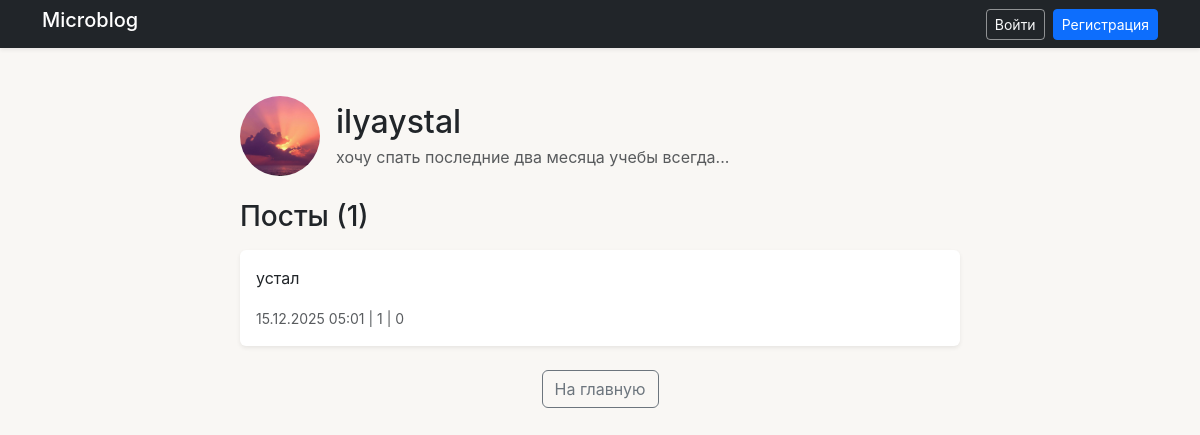
The app's page /profile/2/ with its own data.
### blog/models.py (models this page shows, shortened)
class Profile(models.Model):
    user = models.OneToOneField(User, on_delete=CASCADE, related_name='profile')
    avatar = models.ImageField(upload_to='avatars/', blank=True, null=True)
    bio = models.TextField(max_length=500, blank=True)

class Post(models.Model):
    author = models.ForeignKey(User, on_delete=CASCADE, related_name='posts')
    title = models.CharField(max_length=200, blank=True)
    content = models.TextField()
    created_at = models.DateTimeField(auto_now_add=True)
    updated_at = models.DateTimeField(auto_now=True)
    @property
    def likes_count(self):
        return self.likes.count()
    @property
    def comments_count(self):
        return self.comments.count()

### blog/views.py (the view)
# urls.py: path('profile/<int:user_id>/', views.profile_view, name='profile_view'),
def profile_view(request, user_id):
    user = get_object_or_404(User, id=user_id)
    posts = Post.objects.filter(author=user).order_by('-created_at')
    paginator = Paginator(posts, 10)
    page_number = request.GET.get('page')
    page_obj = paginator.get_page(page_number)
    return render(request, 'blog/profile_view.html', {
        'profile_user': user,
        'page_obj': page_obj,
    })

### blog/templates/blog/profile_view.html (shortened to what this page needs)
{% extends 'blog/base_template.html' %}
{% block content %}
<div class="container mt-4">
    <div class="row">
        <div class="col-md-8 mx-auto">
            <div class="d-flex align-items-center mb-4">
                {% if profile_user.profile.avatar %}
                    <img src="{{ profile_user.profile.avatar.url }}"
                         alt="Аватар"
                         class="rounded-circle me-3"
                         style="width: 80px; height: 80px; object-fit: cover;">
                {% else %}
                    <div class="bg-light border rounded-circle d-flex align-items-center justify-content-center me-3"
                         style="width: 80px; height: 80px; font-size: 28px; color: #6c757d;">
                        {{ profile_user.username|first|upper }}
                    </div>
                {% endif %}
                <div>
                    <h2 class="mb-1">{{ profile_user.username }}</h2>
                    {% if profile_user.profile.bio %}
                        <p class="text-muted mb-0">{{ profile_user.profile.bio }}</p>
                    {% else %}
                        <p class="text-muted mb-0"><em>Биография отсутствует</em></p>
                    {% endif %}
                </div>
            </div>
            <h3 class="mb-3">Посты ({{ page_obj.paginator.count }})</h3>
            {% for post in page_obj %}
                <div class="card mb-3 shadow-sm">
                    <div class="card-body">
                        <p class="card-text">{{ post.content|truncatewords:30 }}</p>
                        <small class="text-muted">
                            {{ post.created_at|date:"d.m.Y H:i" }} |
                             {{ post.likes_count }} |
                             {{ post.comments_count }}
                        </small>
                    </div>
                </div>
            {% empty %}
                <p class="text-muted">Пользователь ещё ничего не написал.</p>
            {% endfor %}
            <div class="text-center mt-4">
                <a href="{% url 'home' %}" class="btn btn-outline-secondary">На главную</a>
            </div>
        </div>
    </div>
</div>
{% endblock %}

### blog/templates/blog/base_template.html (style rules this page uses)
body { background-color: #f9f7f4; font-family: -apple-system, BlinkMacSystemFont, 'Segoe UI', sans-serif; }
.card { border: none; box-shadow: 0 2px 8px rgba(0,0,0,0.06); margin-bottom: 24px; }

### records on screen
Post: content "устал", created_at "15.12.2025 05:01", likes_count "1", comments_count "0"

### other values on screen
{{ profile_user.username }} "ilyaystal"
{{ profile_user.profile.bio }} "хочу спать последние два месяца учебы всегда..."
{{ page_obj.paginator.count }} "1"
